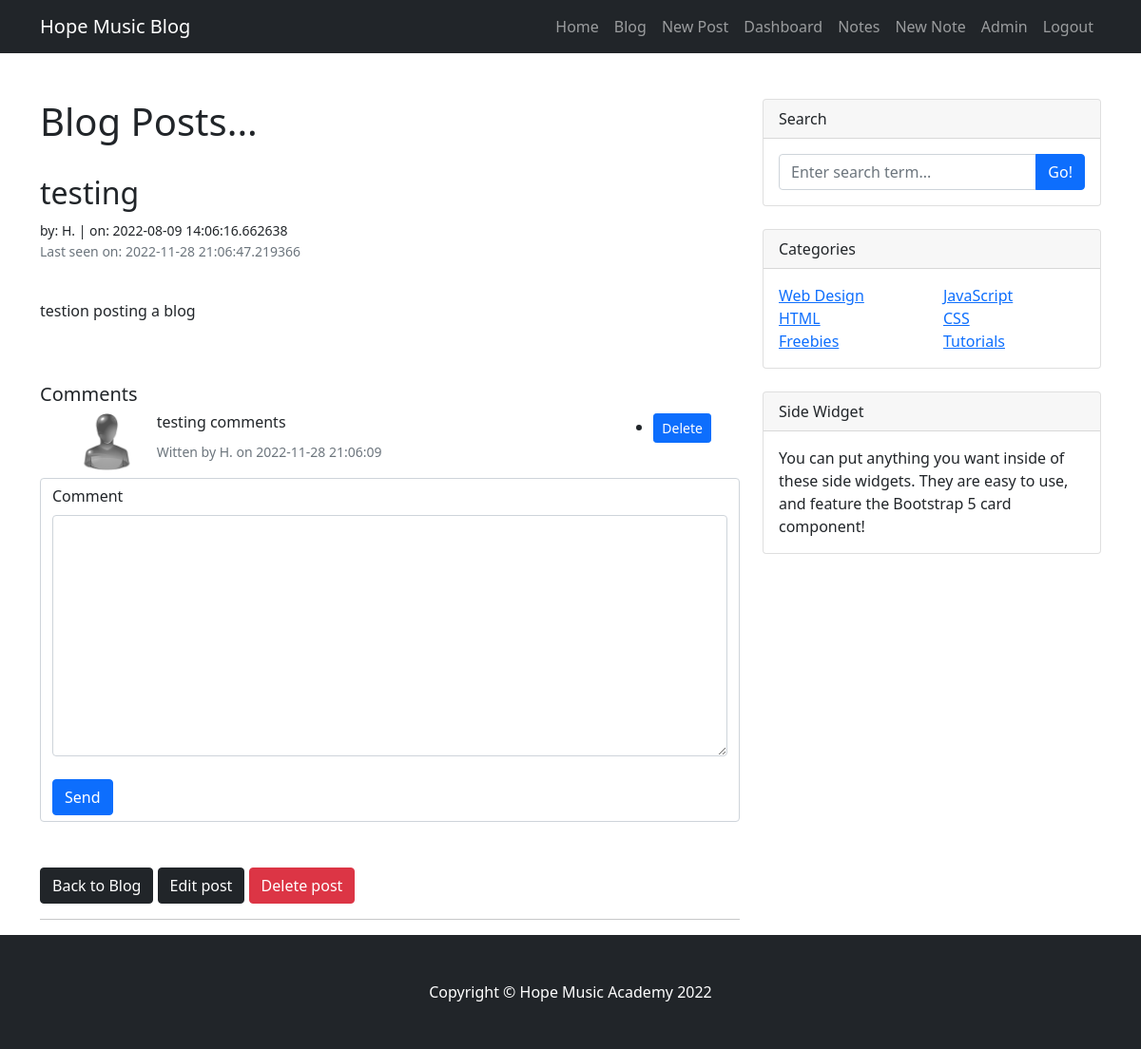
Before: /posts/1 (signed in) with the older database file.
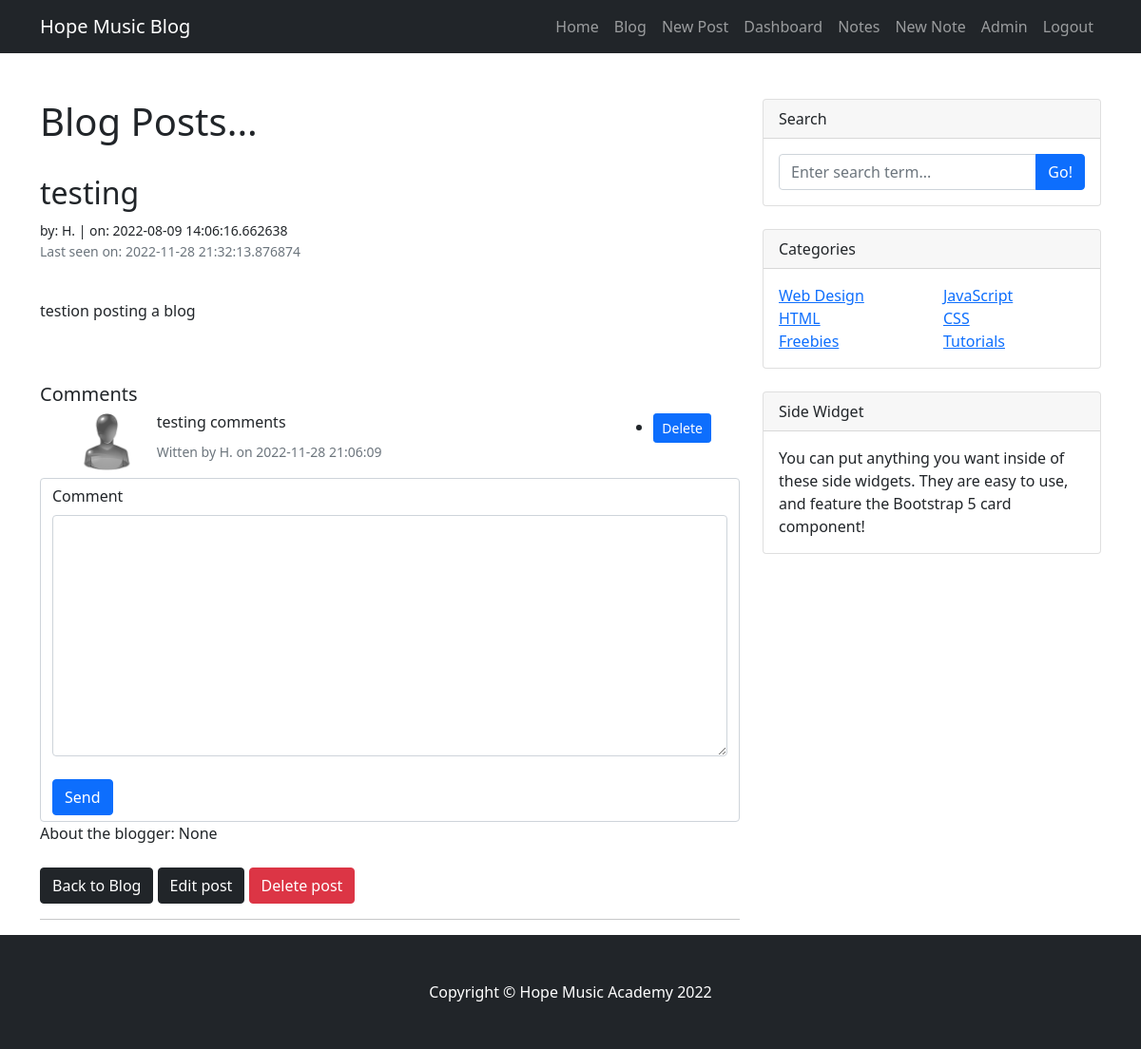
After: the same page with the newer database file.
### app.py (models this page shows, shortened)
class Posts(db.Model):
    id = db.Column(db.Integer, primary_key=True)
    title = db.Column(db.String(255))
    content = db.Column(db.Text)
    date_posted = db.Column(db.DateTime, default=datetime.utcnow)
    slug = db.Column(db.Text)
    blogger_id = db.Column(db.Integer, db.ForeignKey('users.id'))
    comments = db.relationship('Comments', backref="posts", lazy=True)

class Users(db.Model, UserMixin):
    id = db.Column(db.Integer, primary_key=True)
    username = db.Column(db.String(255), unique=True, nullable=False)
    first_name = db.Column(db.String(50), nullable=False)
    last_name = db.Column(db.String(50), nullable=False)
    email = db.Column(db.String(100), unique=True, nullable=False)
    favorite_color = db.Column(db.String(120))
    about_author = db.Column(db.Text(), nullable=True)
    data_added = db.Column(db.DateTime, default=datetime.utcnow)
    profile_pic = db.Column(db.String(), nullable=True)
    last_seen = db.Column(db.DateTime, default=datetime.utcnow)
    posts = db.relationship("Posts", backref="blogger")
    comments = db.relationship('Comments', backref="user", passive_deletes=True)
    password_hash = db.Column(db.String(128))
    @property
    def password(self):
        raise AttributeError('Password is not readable attribute')

class Comments(db.Model):
    id = db.Column(db.Integer(), primary_key=True)
    comment = db.Column(db.String(255))
    date_created = db.Column(db.DateTime(timezone=True), default=func.now())
    blogger_id = db.Column(
        db.Integer, db.ForeignKey('users.id', ondelete="CASCADE"))
    post_id = db.Column(
        db.Integer, db.ForeignKey('posts.id', ondelete="CASCADE"), nullable=False)

### app.py (the view)
@app.route('/posts/<int:id>')
@login_required
def post(id):
    form = CommentForm()
    post = Posts.query.get_or_404(id)
    return render_template('post.html', post=post, form=form)

### app.py
class CommentForm(FlaskForm):
    comment = CKEditorField("Comment", validators=[DataRequired()])
    submit = SubmitField('Send')

### app.py (called while the page is built)
@app.before_request
def before_request():
    if current_user.is_authenticated:
        current_user.last_seen = datetime.utcnow()
        db.session.commit()

@login_manager.user_loader  # load users when login
def load_user(user_id):
    return Users.query.get(int(user_id))

### templates/post.html (shortened to what this page needs)
{% extends "base.html" %}
{% block content %}
    <h1>Blog Posts...</h1>
    <br/>
        <h2>{{ post.title }}<br/></h2>
        <small>by: {{ post.blogger.first_name }} | on: {{ post.date_posted }}</small><br/>
        <small class="text-muted">
            {% if post.blogger.last_seen %}<p>Last seen on: {{ post.blogger.last_seen }}</p>{% endif %}
        </small><br/>
        {{ post.content|safe }}<br/><br/>
        <div class="row">
            <h5>Comments</h5>
            {% for comment in post.comments %}
                <div class="row">
                    <div class="col-sm-2">
                        {% if post.blogger.profile_pic %}
                            <img src="{{ url_for('static', filename='/img/' + post.blogger.profile_pic) }}" alt="user profile picture" width="60px" align="right">
                        {% else %}
                            <img src="{{ url_for('static', filename='/img/default_pic.png') }}" alt="default profile picture" align="right" width="60px">
                        {% endif %}
                    </div>
                    <div class="col-sm-8">
                        <h6>{{ comment.comment }}</h6>
                        <p><small class="text-muted">Witten by {{ comment.user.first_name }} on {{ comment.date_created }}</small></p>
                    </div>
                    {% if current_user.id == comment.user.id or user_id == post.user.id %}
                    <div class="col-sm-2">
                        <ul>
                            <li>
                                <a class="btn btn-sm btn-primary" href="/delete_comment/{{ comment.id }}" data-class="dropdown-item">Delete</a>
                            </li>
                        </ul>
                    </div>
                    {% endif %}
                </div>
            {% endfor %}
        </div>
        <form action="/add_comment/{{ post.id }}" method="POST" class="form-control">
                {{ form.comment.label(class="form-label") }}
                {{ form.comment(class="form-control", rows= "10") }}
                <br />
                {{ form.submit(class="btn btn-primary") }}
        </form>
    {% if post.blogger.about_author %}
        About the blogger: {{ post.blogger.about_author }}
    {% endif %}
    <br/><br/>
        <a href="{{ url_for('posts') }}" class="btn btn-dark">Back to Blog</a>
    {% if post.blogger_id == current_user.id %}
        <a href="{{ url_for('edit_post', id=post.id) }}" class="btn btn-dark">Edit post</a>
        <a href="{{ url_for('delete_post', id=post.id) }}" class="btn btn-danger">Delete post</a>
        <hr>
    {% endif %}
{% endblock content %}

### templates/base.html (shortened to what this page needs)
<!DOCTYPE html>
<html lang="en">
<head>
    <link rel="stylesheet" href={{ url_for("static", filename="css/styles.css") }}/>
</head>
        {% include "navbar.html" %}
<body>
    <main>
        <div class="container mt-5">
            <div class="row">
                <div class="col-lg-8">
                    {% block content %}{% endblock content %}
                </div>
                <div class="col-lg-4">
                    {% include "sidebar.html" %}
                </div>
            </div>
    </main>
     <footer class="py-5 bg-dark">
         <div class="container"><p class="m-0 text-center text-white">Copyright &copy; Hope Music Academy 2022</p></div>
     </footer>
</body>
</html>

### templates/navbar.html (shortened to what this page needs)
<nav class="navbar navbar-expand-lg navbar-dark bg-dark">
    <div class="container">
        <a class="navbar-brand" href="{{ url_for('home') }}">Hope Music Blog</a>
        <div class="collapse navbar-collapse" id="navbarSupportedContent">
            <ul class="navbar-nav ms-auto mb-2 mb-lg-0">
                <li class="nav-item"><a class="nav-link" href="{{ url_for('home') }}">Home</a></li>
                {% if current_user.is_authenticated %}
                    <li class="nav-item"><a class="nav-link" href="{{ url_for('posts') }}">Blog</a></li>
                    <li class="nav-item"><a class="nav-link" href="{{ url_for('add_post') }}">New Post</a></li>
                    <li class="nav-item"><a class="nav-link" href="{{ url_for('dashboard') }}">Dashboard</a></li>
                    <li class="nav-item"><a class="nav-link" href="{{ url_for('notes') }}">Notes</a></li>
                    <li class="nav-item"><a class="nav-link" href="{{ url_for('add_note') }}">New Note</a></li>
                    {% if current_user.id == 1 %}
                        <li class="nav-item"><a class="nav-link" href="{{ url_for('admin') }}">Admin</a></li>
                    {% endif %}
                    <li class="nav-item"><a class="nav-link" href="{{ url_for('logout') }}">Logout</a>
                {% endif %}
            </ul>
        </div>
    </div>
</nav>

### templates/sidebar.html
    <div class="card mb-4">
        <div class="card-header">Search</div>
        <div class="card-body">
            <form method="POST" action="#" class="input-group">
                <input class="form-control"
                       type="search"
                       name="search"
                       placeholder="Enter search term..."
                       aria-label="Enter search term..."
                       aria-describedby="button-search" />
                <button class="btn btn-primary" id="button-search" type="button">Go!</button>
            </form>
        </div>
    </div>
    <div class="card mb-4">
        <div class="card-header">Categories</div>
        <div class="card-body">
            <div class="row">
                <div class="col-sm-6">
                    <ul class="list-unstyled mb-0">
                        <li><a href="#!">Web Design</a></li>
                        <li><a href="#!">HTML</a></li>
                        <li><a href="#!">Freebies</a></li>
                    </ul>
                </div>
                <div class="col-sm-6">
                    <ul class="list-unstyled mb-0">
                        <li><a href="#!">JavaScript</a></li>
                        <li><a href="#!">CSS</a></li>
                        <li><a href="#!">Tutorials</a></li>
                    </ul>
                </div>
            </div>
        </div>
    </div>
    <div class="card mb-4">
        <div class="card-header">Side Widget</div>
        <div class="card-body">You can put anything you want inside of these side widgets. They are easy to use, and feature the Bootstrap 5 card component!</div>
    </div>
</div>

Changed rows visible on the page:
changed Users: blogger.last_seen "2022-11-28 21:06:47.219366" → "2022-11-28 21:32:13.876874"; blogger.about_author (not shown) → "None"
Other visible differences:
text now shown: "About the blogger:"
